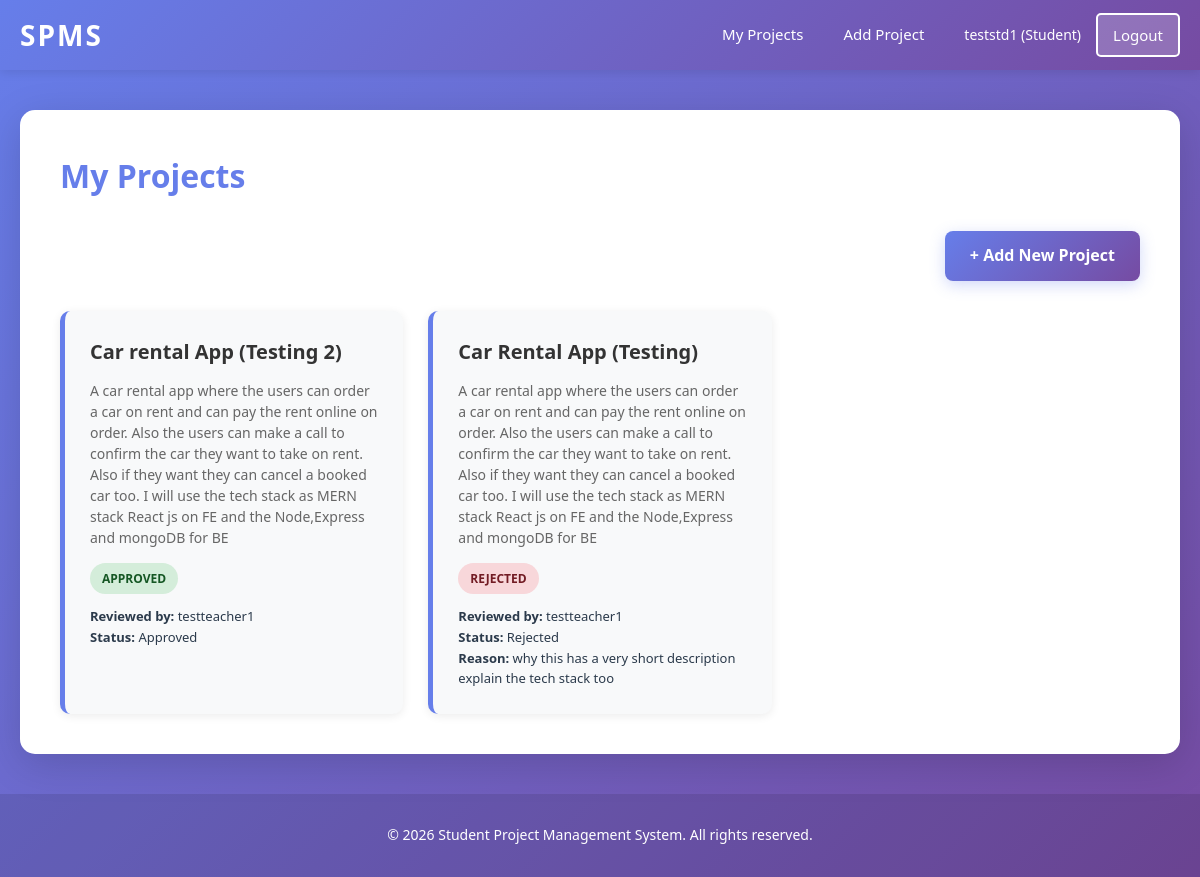
The app's page / (signed in) with its own data.
### projects/models.py (models this page shows, shortened)
class Project(models.Model):
    STATUS = (
        ('pending', 'Pending'),
        ('approved', 'Approved'),
        ('rejected', 'Rejected'),
    )
    title = models.CharField(max_length=200)
    description = models.TextField()
    status = models.CharField(max_length=20, choices=STATUS, default='pending')
    student = models.ForeignKey(User, on_delete=models.CASCADE)

class ProjectReview(models.Model):
    REVIEW_STATUS = (
        ('approved', 'Approved'),
        ('rejected', 'Rejected'),
    )
    project = models.ForeignKey(Project, on_delete=models.CASCADE, related_name='reviews')
    reviewed_by = models.ForeignKey(User, on_delete=models.SET_NULL, null=True, blank=True, related_name='project_reviews')
    status = models.CharField(max_length=20, choices=REVIEW_STATUS)
    reason = models.TextField(blank=True)
    reviewed_at = models.DateTimeField(auto_now_add=True)
    class Meta:
        ordering = ['-reviewed_at']

### projects/views.py (the view)
# urls.py: path('', dashboard, name='dashboard'),
def dashboard(request):
    if request.user.is_authenticated:
        user_role = get_user_role(request.user)
        if user_role == 'teacher':
            projects = Project.objects.all().order_by('-id')
            return render(request, 'teacher_dashboard.html', {'projects': projects, 'user_role': user_role})
        else:
            projects = Project.objects.filter(student=request.user).order_by('-id')
            return render(request, 'dashboard.html', {'projects': projects, 'user_role': user_role})
    else:
        return redirect('login')

### projects/views.py (called while the page is built)
def get_user_role(user):
    try:
        profile = Profile.objects.get(user=user)
        return profile.role
    except Profile.DoesNotExist:
        return 'student'

### templates/dashboard.html (shortened to what this page needs)
{% extends 'base.html' %}
{% block content %}
<h2>My Projects</h2>
<div class="projects-header">
  <a href="/add/">+ Add New Project</a>
</div>
{% if projects %}
  <div class="projects-grid">
    {% for p in projects %}
    <div class="project-card">
      <h3 class="project-title">{{ p.title }}</h3>
      <p class="project-description">{{ p.description }}</p>
      <span class="project-status status-{{ p.status }}">{{ p.get_status_display }}</span>
      {% if p.reviews.exists %}
        {% with latest_review=p.reviews.all|dictsortreversed:'reviewed_at'|first %}
          <p style="margin-top: 12px; font-size: 13px; color: #2b3a4b;">
            <strong>Reviewed by:</strong>
            {% if latest_review.reviewed_by %}
              {{ latest_review.reviewed_by.username }}
            {% else %}
              Unknown teacher
            {% endif %}
            <br>
            <strong>Status:</strong> {{ latest_review.get_status_display }}
            {% if latest_review.status == 'rejected' %}
              <br>
              <strong>Reason:</strong> {{ latest_review.reason }}
            {% endif %}
          </p>
        {% endwith %}
      {% endif %}
    </div>
    {% endfor %}
  </div>
{% else %}
  <div class="empty-state">
    <h3>No Projects Yet</h3>
    <p>You haven't created any projects yet. Start by adding your first project!</p>
    <a href="/add/" class="btn">Create Your First Project</a>
  </div>
{% endif %}
{% endblock %}

### templates/base.html (shortened to what this page needs)
<!DOCTYPE html>
<html lang="en">
<head>
    <link rel="stylesheet" href="/static/css/style.css" />
</head>
<body>
    <nav class="navbar">
        <div class="navbar-container">
            <div class="navbar-brand">
                <a href="/" class="brand-text">SPMS</a>
            </div>
            <ul class="nav-menu" id="nav-menu">
                {% if user.is_authenticated %}
                    {% if user_role == 'teacher' %}
                        <li><a href="/" class="nav-link">Review Projects</a></li>
                        <li class="nav-item-user">
                            <span class="user-info">{{ user.username }} (Teacher)</span>
                            <a href="/accounts/logout/" class="nav-link logout-btn">Logout</a>
                        </li>
                    {% else %}
                        <li><a href="/" class="nav-link">My Projects</a></li>
                        <li><a href="/add/" class="nav-link">Add Project</a></li>
                        <li class="nav-item-user">
                            <span class="user-info">{{ user.username }} (Student)</span>
                            <a href="/accounts/logout/" class="nav-link logout-btn">Logout</a>
                        </li>
                    {% endif %}
                {% else %}
                    <li><a href="/accounts/login/" class="nav-link">Login</a></li>
                    <li><a href="/accounts/register/" class="nav-link register-btn">Register</a></li>
                {% endif %}
            </ul>
        </div>
    </nav>
    <div class="sidebar-overlay" id="sidebar-overlay"></div>
    <main class="main-content">
        <div class="container">
            {% block content %}{% endblock %}
        </div>
    </main>
    <footer class="footer">
        <div class="footer-content">
            <p>&copy; 2026 Student Project Management System. All rights reserved.</p>
        </div>
    </footer>
</body>
</html>

### static/css/style.css (style rules this page uses)
* { margin: 0; padding: 0; box-sizing: border-box; }
body { font-family: 'Segoe UI', Tahoma, Geneva, Verdana, sans-serif; background: linear-gradient(135deg, #667eea 0%, #764ba2 100%); color: #333; line-height: 1.6; min-height: 100vh; display: flex; flex-direction: column; }
.navbar { background: linear-gradient(135deg, #667eea 0%, #764ba2 100%); box-shadow: 0 2px 10px rgba(0, 0, 0, 0.1); position: sticky; top: 0; z-index: 1000; }
.navbar-container { max-width: 1200px; margin: 0 auto; padding: 0 20px; display: flex; justify-content: space-between; align-items: center; height: 70px; }
.navbar-brand { flex-shrink: 0; }
.brand-text { font-size: 28px; font-weight: bold; color: white; text-decoration: none; letter-spacing: 2px; transition: transform 0.3s ease; }
.nav-menu { display: flex; list-style: none; gap: 0; align-items: center; }
.nav-link { color: white; text-decoration: none; padding: 25px 20px; transition: all 0.3s ease; font-size: 15px; font-weight: 500; border-bottom: 3px solid transparent; }
.nav-item-user { display: flex; align-items: center; gap: 15px; margin-left: 20px; }
.user-info { color: white; font-weight: 500; font-size: 14px; }
.logout-btn { background-color: rgba(255, 255, 255, 0.2); border-radius: 5px; padding: 8px 15px !important; border: 2px solid white; }
.sidebar-overlay { position: fixed; top: 0; left: 0; width: 100%; height: 100%; background-color: rgba(0, 0, 0, 0); z-index: 998; transition: background-color 0.3s ease; pointer-events: none; }
.main-content { flex: 1; padding: 40px 20px; }
.container { max-width: 1200px; margin: 0 auto; background: white; padding: 40px; border-radius: 15px; box-shadow: 0 10px 40px rgba(0, 0, 0, 0.15); }
h1, h2 { color: #667eea; margin-bottom: 30px; font-size: 32px; font-weight: 700; }
.projects-header { display: flex; justify-content: space-between; align-items: center; margin-bottom: 30px; }
.projects-header a { background: linear-gradient(135deg, #667eea 0%, #764ba2 100%); color: white; padding: 12px 25px; border-radius: 8px; text-decoration: none; font-weight: 600; transition: all 0.3s ease; box-shadow: 0 4px 15px rgba(102, 126, 234, 0.3); }
.projects-grid { display: grid; grid-template-columns: repeat(auto-fill, minmax(300px, 1fr)); gap: 25px; margin-top: 30px; }
.project-card { background: #f8f9fa; border-left: 5px solid #667eea; padding: 25px; border-radius: 10px; box-shadow: 0 2px 10px rgba(0, 0, 0, 0.08); transition: all 0.3s ease; }
.project-title { font-size: 20px; font-weight: 700; color: #333; margin-bottom: 12px; }
.project-description { color: #666; font-size: 14px; margin-bottom: 15px; line-height: 1.5; }
.project-status { display: inline-block; padding: 6px 12px; border-radius: 20px; font-size: 12px; font-weight: 600; text-transform: uppercase; }
.status-approved { background-color: #d4edda; color: #155724; }
.status-rejected { background-color: #f8d7da; color: #721c24; }
.footer { background: rgba(0, 0, 0, 0.1); color: white; text-align: center; padding: 30px 20px; margin-top: auto; }
.footer-content p { margin: 0; font-size: 14px; }

### records on screen
Project: title "Car rental App (Testing 2)", description "A car rental app where the users can order a car on rent and can pay the rent online on order. Also the users can make a call to confirm the car they want to take on rent. Also if they want they can cancel a booked car too. I will use the tech stack as MERN stack React js on FE and the Node,Express and mongoDB for BE", status "APPROVED", reviews.reviewed_by.username "testteacher1", reviews.status "Approved"
Project: title "Car Rental App (Testing)", description "A car rental app where the users can order a car on rent and can pay the rent online on order. Also the users can make a call to confirm the car they want to take on rent. Also if they want they can cancel a booked car too. I will use the tech stack as MERN stack React js on FE and the Node,Express and mongoDB for BE", status "REJECTED", reviews.reviewed_by.username "testteacher1", reviews.status "Rejected", reviews.reason "why this has a very short description explain the tech stack too"

### other values on screen
{{ user.username }} "teststd1"
